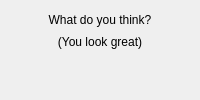
<?xml version="1.0" encoding="UTF-8"?>
<ui version="4.0">
    <class>Preview</class>
    <widget class="QWidget" name="Preview">
        <property name="focusPolicy">
            <set>Qt::StrongFocus</set>
        </property>
        <property name="windowTitle">
            <string>Preview</string>
        </property>
        <layout class="QGridLayout" name="gridLayout" rowstretch="1,1,2">
            <item column="0" row="0">
                <widget class="QLabel" name="previewHeader">
                    <property name="text">
                        <string>What do you think?</string>
                    </property>
                    <property name="alignment">
                        <set>Qt::AlignCenter</set>
                    </property>
                </widget>
            </item>
            <item column="0" row="1">
                <widget class="QLabel" name="previewSubheader">
                    <property name="text">
                        <string>(You look great)</string>
                    </property>
                    <property name="alignment">
                        <set>Qt::AlignCenter</set>
                    </property>
                </widget>
            </item>
            <item column="0" row="2">
                <widget class="PixmapQLabel" name="previewImage">
                    <property name="sizePolicy">
                        <sizepolicy hsizetype="Expanding" vsizetype="Expanding">
                            <horstretch>0</horstretch>
                            <verstretch>0</verstretch>
                        </sizepolicy>
                    </property>
                    <property name="alignment">
                        <set>Qt::AlignCenter</set>
                    </property>
                </widget>
            </item>
        </layout>
    </widget>
    <customwidgets>
        <customwidget>
            <class>PixmapQLabel</class>
            <extends>QLabel</extends>
            <header>.pixmap_qlabel</header>
        </customwidget>
    </customwidgets>
    <resources/>
    <connections/>
</ui>
